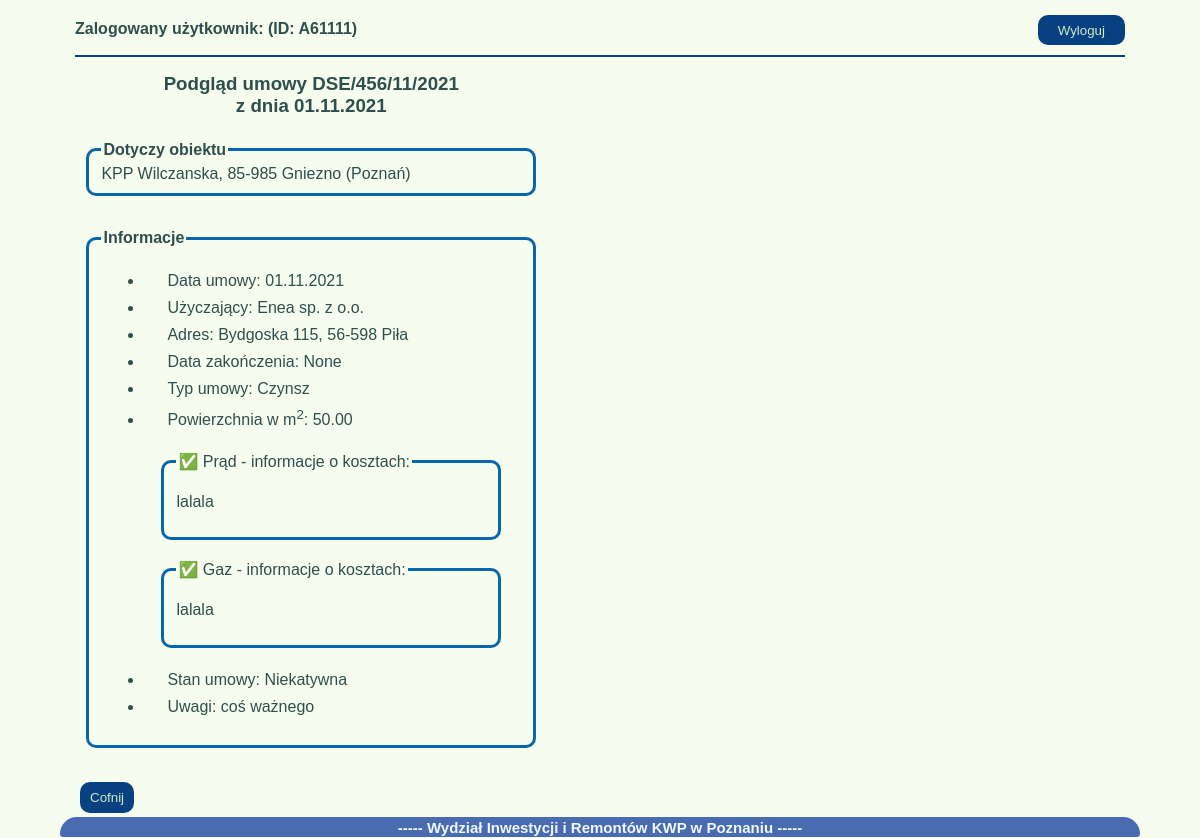
Page /umowy/podglad/2/ (signed in) on the earlier database version.
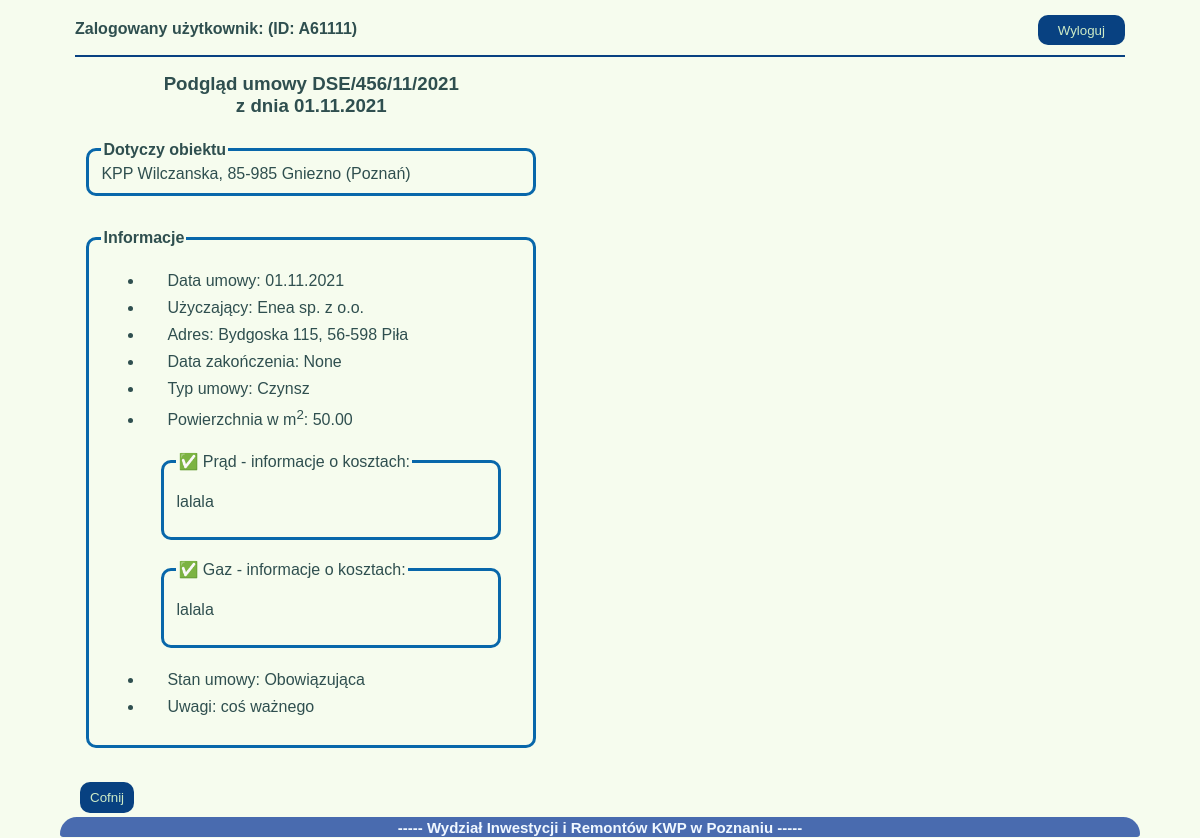
Same page on the later database version.
### umowyapp/models.py (models this page shows, shortened)
class Umowa(models.Model):
    data_umowy = models.DateField(null=False)
    nr_umowy = models.CharField(max_length=20, blank=True, default="(BRAK NUMERU)")
    podstawa_prawna = models.ForeignKey(Podstawa_prawna, on_delete=models.CASCADE, blank=True)
    nazwa_uzyczajacego = models.CharField(max_length=30, null=True)
    adres_uzyczajacego = models.CharField(max_length=30, null=True)
    kod_pocztowy_uzyczajacego = models.CharField(max_length=6, null=True)
    miasto_uzyczajacego = models.CharField(max_length=20, null=True)
    okres_obowiazywania = models.DateField(null=True, blank=True)
    typ_umowy = models.ForeignKey(Rodzaj_umowy, on_delete=models.CASCADE)
    pow_uzyczona = models.DecimalField(max_digits=4, decimal_places=2, null=True, blank=True)
    rodzaj_kosztow_prad = models.BooleanField()
    informacje_prad = models.TextField(blank=True, default="")
    rodzaj_kosztow_gaz = models.BooleanField()
    informacje_gaz = models.TextField(blank=True, default="")
    rodzaj_kosztow_woda = models.BooleanField()
    informacje_woda = models.TextField(blank=True, default="")
    rodzaj_kosztow_co = models.BooleanField()
    informacje_co = models.TextField(blank=True, default="")
    powiaty_jedn = models.ForeignKey(Powiaty_Wlkp, on_delete=models.CASCADE)
    rodzaj_jedn = models.ForeignKey(Rodzaje_jednostek, on_delete=models.CASCADE)
    adres_jedn = models.CharField(max_length=30, null=True)
    miasto_jedn = models.CharField(max_length=20, null=True)
    kod_pocztowy_jedn = models.CharField(max_length=6, null=True)
    skan_umowy = models.FileField(upload_to='umowy_pdf', null=True, blank=True)
    stan_umowy = models.ForeignKey(Stan_umow, on_delete=models.CASCADE, blank=False, default=1)
    uwagi = models.TextField(blank=True, default="")
    archiwum = models.BooleanField(null=False, default=0)
    utworzenie = models.DateTimeField(auto_now_add=True)
    zmiana = models.DateTimeField(auto_now=True)
    autor = models.ForeignKey("auth.User", editable=False, on_delete=models.CASCADE)

class Stan_umow(models.Model):
    stan = models.CharField(max_length=30, null=False)
    def __str__(self):
        return f'{self.stan}'

class Rodzaje_jednostek(models.Model):
    rodzaj = models.CharField(max_length=5, null=False)
    def __str__(self):
        return f'{self.rodzaj}'

class Powiaty_Wlkp(models.Model):
    powiat = models.CharField(max_length=12, null=False)
    def __str__(self):
        return f'{self.powiat}'

class Rodzaj_umowy(models.Model):
    rodz_um = models.CharField(max_length=10)
    def __str__(self):
        return f'{self.rodz_um}'

### umowyapp/views.py (the view)
# urls.py: path('podglad/<int:id>/', podglad_umow, name="podglad_umowy"),
@login_required
def podglad_umow(request, id):
    podglad = Umowa.objects.get(pk=id)
    aneksy = podglad.aneks_set.all()
    return render(request, 'podglad.html', {'podglad': podglad, 'aneksy': aneksy})

### templates/podglad.html (shortened to what this page needs)
{%extends 'start.html'%}
{%block strona%}
<section xmlns="http://www.w3.org/1999/html">
    <div class="podglad_box">
        <h3 class="naglowek_podglad">Podgląd umowy {{podglad.nr_umowy}}<br>z dnia {{podglad.data_umowy}}</h3>
        <form class="podglad_umow">
            <fieldset>
                <legend><b>Dotyczy obiektu</b></legend>
                <span>{{podglad.rodzaj_jedn}} {{podglad.adres_jedn}}, {{podglad.kod_pocztowy_jedn}} {{podglad.miasto_jedn}} ({{podglad.powiaty_jedn}})</span>
            </fieldset>
        </form>
        <form class="podglad_umow">
            <fieldset>
                <legend><b>Informacje</b></legend>
                <ul>
                    <li><label>Data umowy: {{podglad.data_umowy}}</label></li>
                    <li><label>Użyczający: {{podglad.nazwa_uzyczajacego }}</label></li>
                    <li><label> Adres: {{podglad.adres_uzyczajacego}},
                        {{podglad.kod_pocztowy_uzyczajacego}} {{podglad.miasto_uzyczajacego}}</label>
                    </li>
                    <li><label>Data zakończenia: {{podglad.okres_obowiazywania}}</label></li>
                    <li><label>Typ umowy: {{podglad.typ_umowy}}</label></li>
                    <li><label>Powierzchnia w m<sup>2</sup>: {{podglad.pow_uzyczona}}</label></li>
                    {%if podglad.rodzaj_kosztow_prad == True%}
                    <form>
                    <fieldset class="media-podgląd">
                        <legend class="aktywne"> Prąd - informacje o kosztach: </legend>
                    <p>{{podglad.informacje_prad}}</p>
                    </fieldset>
                    </form>
                    {%endif%}
                    {%if podglad.rodzaj_kosztow_gaz == True%}
                      <form>
                    <fieldset class="media-podgląd">
                        <legend class="aktywne"> Gaz - informacje o kosztach: </legend>
                    <p>{{podglad.informacje_gaz}}</p>
                    </fieldset>
                    </form>
                    {%endif%}
                    <li> <label>Stan umowy: {{podglad.stan_umowy}}</label></li>
                    <li> <label>Uwagi: {{podglad.uwagi}}</label></li>
                </ul>
            </fieldset>
        </form>
        <div class="cofni_podgląd">
            <a href="{% url 'wszystkie_umowy'%}"><button class="button-general button-back">Cofnij</button></a>
        </div>
    </div>
</section>
{%endblock%}

Differences in the rows shown:
changed Umowa "Wilczanska": stan_umowy "Niekatywna" → "Obowiązująca"
